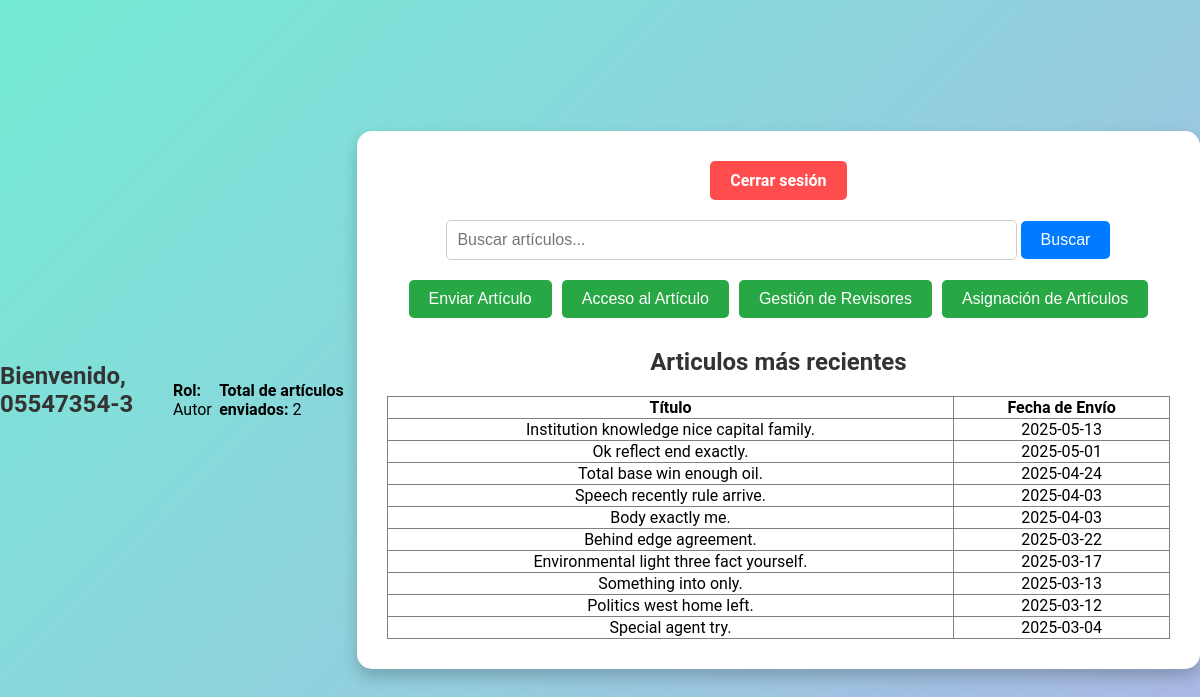
/php/dashboard.php (signed in), run on the app's committed database.
### tables this page shows
CREATE TABLE Usuario (
    rut VARCHAR(10) PRIMARY KEY,  
    nombre VARCHAR(64) NOT NULL,  
    email VARCHAR(64) NOT NULL UNIQUE,  
    usuario VARCHAR(24) NOT NULL,  
    password VARCHAR(12) NOT NULL,  
    tipo ENUM(
        'Autor',
        'Revisor',
        'Jefe Comite de Programa'
    ) NOT NULL  
);

CREATE TABLE Articulo (
    id_articulo INT AUTO_INCREMENT PRIMARY KEY,  
    titulo VARCHAR(128) NOT NULL UNIQUE,  
    resumen VARCHAR(128),  
    fecha_envio DATE NOT NULL,  
    estado ENUM(
        'En revisión',
        'Aprobado',
        'Rechazado'
    ) NOT NULL  
);

### php/dashboard.php (the view, shortened to what this page needs)
<!DOCTYPE html>
<html lang="es">
<head>
    <link rel="stylesheet" href="../css/dashboard.css">
</head>
<body>
<?php
include('conexion.php');
$stmt_rol = $pdo->prepare("SELECT tipo FROM Usuario WHERE rut = ?");
$stmt_rol->execute([$_SESSION['usuario']]);
$rol = $stmt_rol->fetchColumn();
echo "<div class='welcome'>Bienvenido, " . $_SESSION['usuario'] . "</div>";
echo "<div class='user-role'><strong>Rol:</strong> " . htmlspecialchars($rol) . "</div>";
if (strcasecmp($rol, 'autor') === 0) {
    $stmt_func = $pdo->prepare("SELECT contar_articulos_usuario(?) AS total_articulos");
    $stmt_func->execute([$_SESSION['usuario']]);
    $total_articulos = $stmt_func->fetchColumn();
    echo "<div class='user-role'><strong>Total de artículos enviados:</strong> " . htmlspecialchars($total_articulos) . "</div>";
}
$sql_ultimos = "SELECT id_articulo, titulo, fecha_envio FROM Articulo ORDER BY fecha_envio DESC LIMIT 10";
$stmt_ultimos = $pdo->query($sql_ultimos);
$ultimos_articulos = $stmt_ultimos->fetchAll();
?>
<div class="container">
    <a href="utilidades/logout.php" class="logout-btn">Cerrar sesión</a>
    <form action="buscar_articulos.php" method="GET" class="search-form">
        <input type="text" name="query" placeholder="Buscar artículos..." class="search-input">
        <button type="submit" class="search-btn">Buscar</button>
    </form>
    <div class="acciones">
        <button onclick="location.href='enviar_articulo.php'" class="action-btn">Enviar Artículo</button>
        <button onclick="location.href='acceso_articulo.php?id_articulo=1'" class="action-btn">Acceso al Artículo</button>
        <button onclick="location.href='gestionar_revisores.php'" class="action-btn">Gestión de Revisores</button>
        <button onclick="location.href='asignar_articulos.php'" class="action-btn">Asignación de Artículos</button>
    </div>
    <div class="ultimos-articulos" style="margin-top: 30px;">
        <h2>Articulos más recientes</h2>
        <table border="1" style="width:100%; border-collapse: collapse;">
            <tr>
                <th>Título</th>
                <th>Fecha de Envío</th>
            </tr>
            <?php foreach ($ultimos_articulos as $articulo): ?>
            <tr>
                <td><?php echo htmlspecialchars($articulo['titulo']); ?></td>
                <td><?php echo htmlspecialchars($articulo['fecha_envio']); ?></td>
            </tr>
            <?php endforeach; ?>
        </table>
    </div>
</div>
</body>
</html>

### css/dashboard.css (style rules this page uses)
body { font-family: 'Roboto', sans-serif; background: linear-gradient(135deg, #74ebd5, #acb6e5); margin: 0; padding: 0; display: flex; justify-content: center; align-items: center; height: 100vh; }
.container { background: #ffffff; border-radius: 15px; box-shadow: 0 8px 15px rgba(0, 0, 0, 0.2); padding: 30px; max-width: 900px; width: 100%; text-align: center; animation: fadeIn 1s ease-in-out; }
h1, h2 { color: #333; margin-bottom: 20px; font-weight: bold; }
.welcome { font-size: 24px; font-weight: bold; margin-bottom: 20px; color: #333; }
.logout-btn { display: inline-block; margin-bottom: 20px; padding: 10px 20px; background: #ff4d4d; color: #fff; text-decoration: none; border-radius: 5px; font-weight: bold; transition: background 0.3s; }
.search-form { margin-bottom: 20px; }
.search-input { padding: 10px; width: 70%; border: 1px solid #ccc; border-radius: 5px; font-size: 16px; }
.search-btn { padding: 10px 20px; background: #007BFF; color: #fff; border: none; border-radius: 5px; font-size: 16px; cursor: pointer; transition: background 0.3s; }
.acciones { display: flex; flex-wrap: wrap; justify-content: center; gap: 10px; }
.action-btn { padding: 10px 20px; background: #28a745; color: #fff; border: none; border-radius: 5px; font-size: 16px; cursor: pointer; transition: background 0.3s; }

### data on the page
usuario: tipo "Autor"
articulo: titulo "Institution knowledge nice capital family.", fecha_envio "2025-05-13"
articulo: titulo "Ok reflect end exactly.", fecha_envio "2025-05-01"
articulo: titulo "Total base win enough oil.", fecha_envio "2025-04-24"
articulo: titulo "Speech recently rule arrive.", fecha_envio "2025-04-03"
articulo: titulo "Body exactly me.", fecha_envio "2025-04-03"
articulo: titulo "Behind edge agreement.", fecha_envio "2025-03-22"
articulo: titulo "Environmental light three fact yourself.", fecha_envio "2025-03-17"
articulo: titulo "Something into only.", fecha_envio "2025-03-13"
articulo: titulo "Politics west home left.", fecha_envio "2025-03-12"
articulo: titulo "Special agent try.", fecha_envio "2025-03-04"

### other printed values
$_SESSION['usuario'] "05547354-3"
$total_articulos "2"
